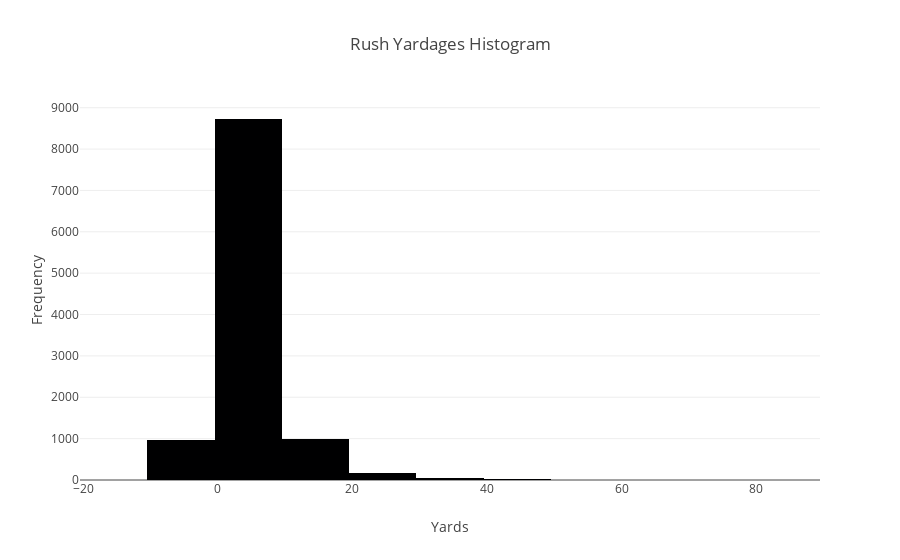

The notebook cell this image was saved under:
### Code cell
rush_fig

### Figure 1 — Plotly figure (JSON) as saved in the notebook; plotly's stock layout.template omitted (floating-point values rounded to 4 significant figures; data arrays with more than 128 entries replaced by an {"elided": "..."} marker saying what was removed)
{"data": [{"alignmentgroup": "True", "bingroup": "x", "hovertemplate": "x=%{x}<br>count=%{y}<extra></extra>", "legendgroup": "", "marker": {"color": "#000001", "pattern": {"shape": ""}}, "name": "", "nbinsx": 20, "offsetgroup": "", "orientation": "v", "showlegend": false, "type": "histogram", "x": {"elided": "10946 int values"}, "xaxis": "x", "yaxis": "y"}], "layout": {"barmode": "relative", "legend": {"tracegroupgap": 0}, "title": {"text": "Rush Yardages Histogram"}, "xaxis": {"anchor": "y", "domain": [0, 1], "title": {"text": "Yards"}}, "yaxis": {"anchor": "x", "domain": [0, 1], "title": {"text": "Frequency"}}}}
